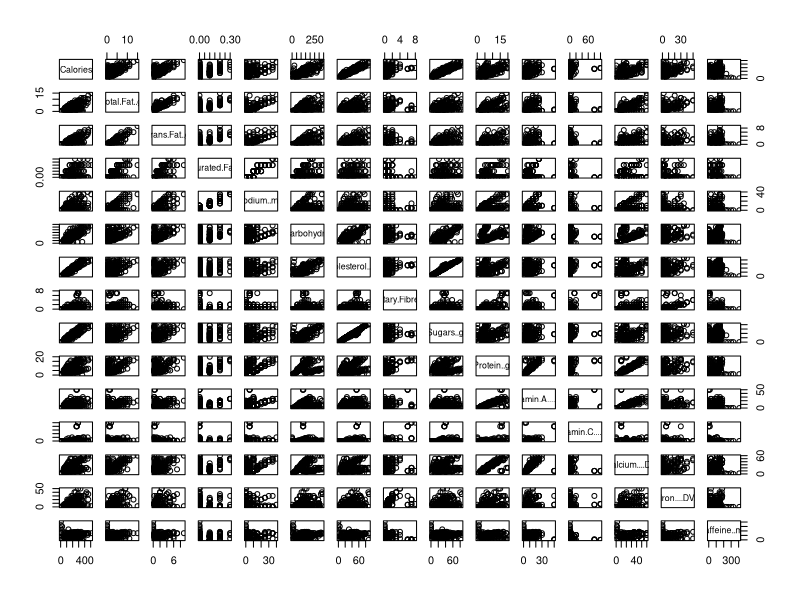
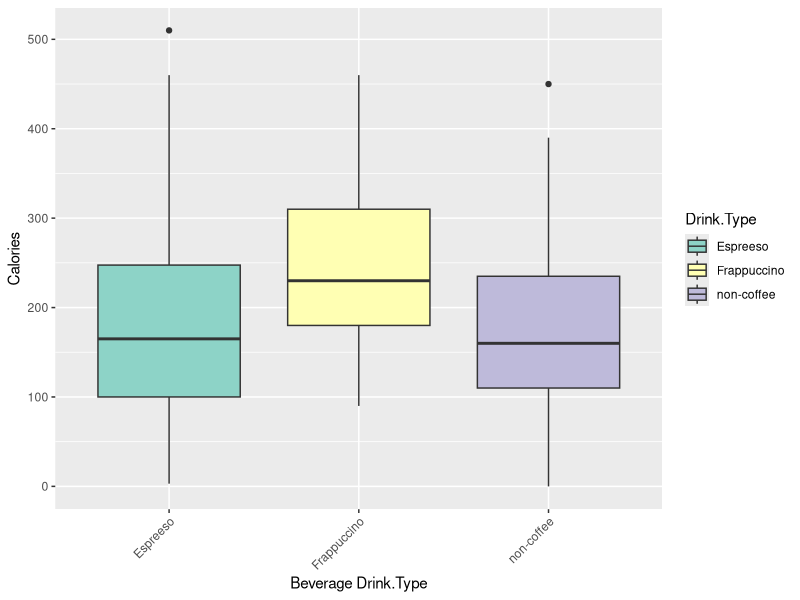
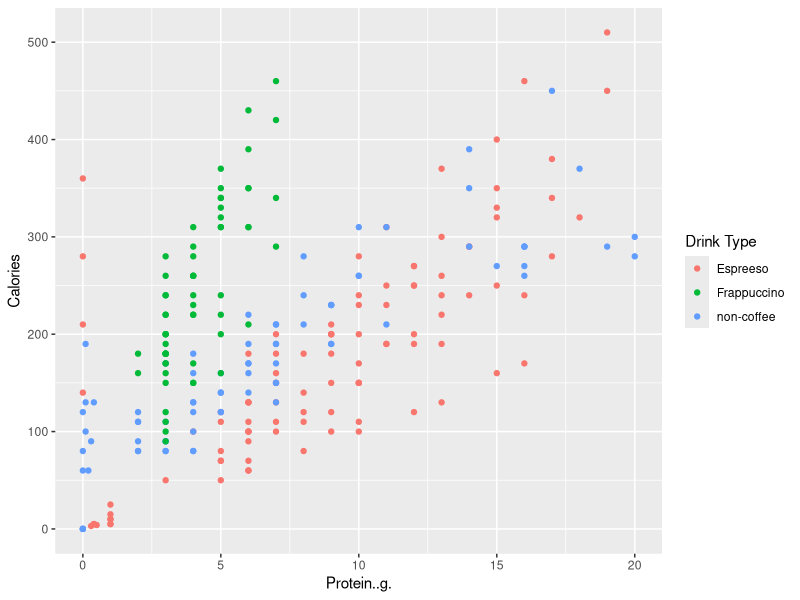
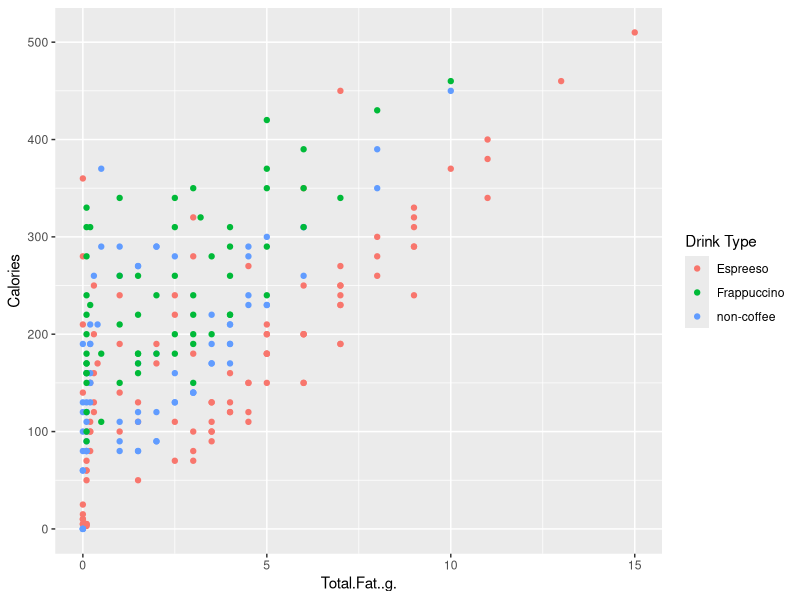
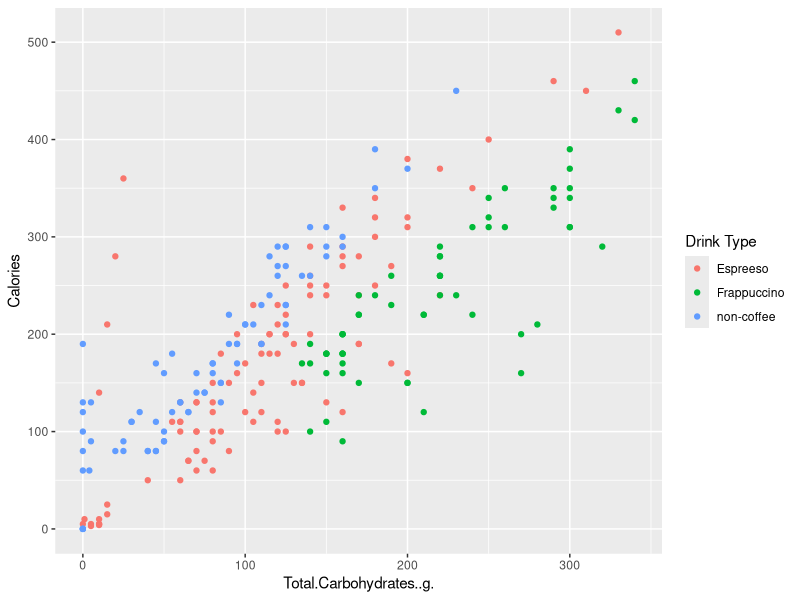
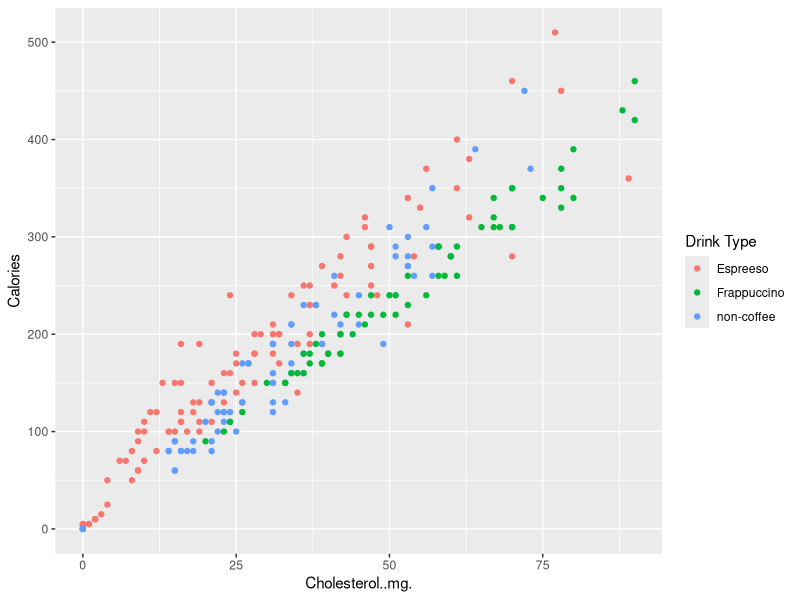
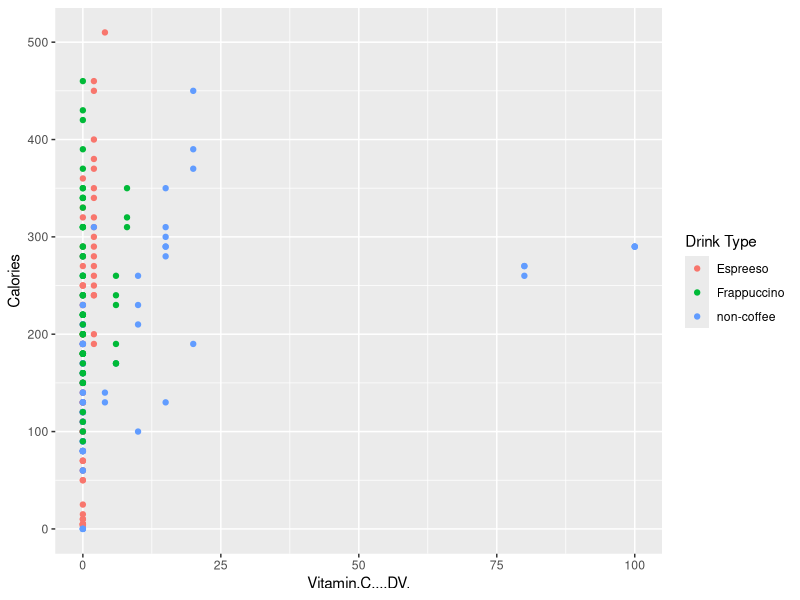
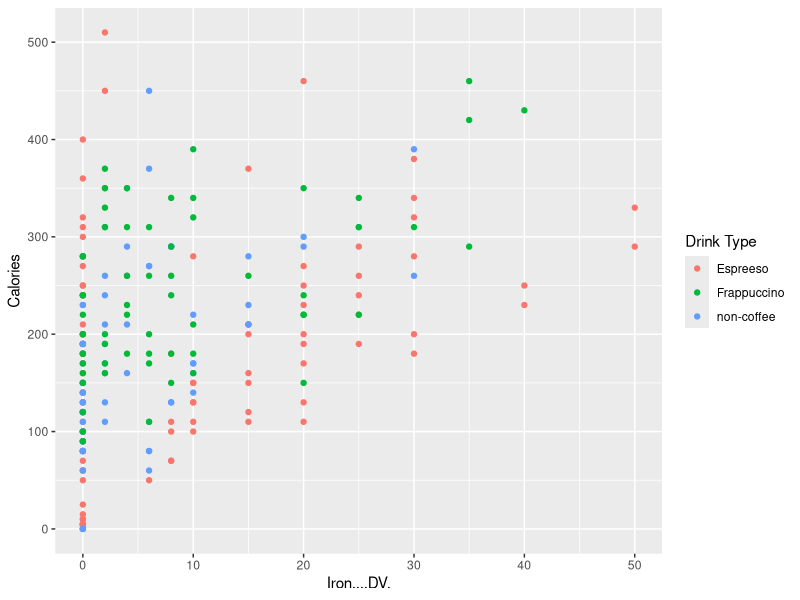

Recreate these plots in R, in order. (Note: this script raises an error after producing the figures.)
## ---- chunk 1
star = read.csv('..//data//starbucks_drinkMenu_expanded.csv')
head(star)
## ---- chunk 2
str(star)
## ---- chunk 3
# Replace all NA values with 0 in the entire dataframe
star[is.na(star)] <- 0
star$Total.Fat..g.[238] = 3.2
star$Total.Fat..g. = as.numeric(star$Total.Fat..g.)
star$Vitamin.A....DV. = as.numeric(sub("%", "", star$Vitamin.A....DV.))
star$Vitamin.C....DV. = as.numeric(sub("%", "", star$Vitamin.C....DV.))
star$Calcium....DV. = as.numeric(sub("%", "", star$Calcium....DV.))
star$Iron....DV. = as.numeric(sub("%", "", star$Iron....DV.))
star$Caffeine..mg. = as.numeric(sub("%", "", star$Caffeine..mg.))
star[is.na(star)] <- 0
## ---- chunk 4
numeric_vars <- sapply(star, is.numeric)
pairs(star[, numeric_vars])

## ---- chunk 5
Frappuccino = c('Frappuccino® Blended Coffee','Frappuccino® Blended Crème','Frappuccino® Light Blended Coffee')
Espreeso = c('Classic Espresso Drinks','Coffee','Signature Espresso Drinks')
# others: Shaken Iced Beverages, Tazo® Tea Drinks, Smoothies 
star$Drink.Type = ifelse(star$Beverage_category %in% Frappuccino,'Frappuccino',ifelse(star$Beverage_category %in% Espreeso,'Espreeso','non-coffee'))
## ---- chunk 6
library(ggplot2)

# Create the boxplot using ggplot
p <- ggplot(data = star, aes(x = Drink.Type, y = Calories,fill = Drink.Type)) +
  geom_boxplot() +
  theme(axis.text.x = element_text(angle = 45, hjust = 1)) +
  xlab("Beverage Drink.Type") +
  ylab("Calories") +
  scale_fill_brewer(palette = "Set3") # Adds a color palette for the fill colors

p
## ---- chunk 7
library(MASS)
MASS::stepAIC(lm(Calories~Total.Fat..g. + 
     Sodium..mg. + Total.Carbohydrates..g. + 
    Cholesterol..mg.  + Protein..g. + 
    Vitamin.A....DV. + Vitamin.C....DV. + Calcium....DV. + Iron....DV. + 
    Caffeine..mg. + Drink.Type,data=star),direction="both")
## ---- chunk 8
fit1 = lm(formula = Calories ~ Total.Fat..g. + Sodium..mg. + Total.Carbohydrates..g. + 
    Cholesterol..mg. + Protein..g. + Vitamin.C....DV. + Calcium....DV. + 
    Iron....DV. + Drink.Type, data = star)

summary(fit1)

library(car)
car::vif(fit1)
## ---- chunk 9
cor(star$Total.Carbohydrates..g.,star$Calcium....DV.)

cor(star$Total.Carbohydrates..g.,star$Protein..g.)
## ---- chunk 10
fit2 = lm(formula = Calories ~ Total.Fat..g. + Sodium..mg. + Total.Carbohydrates..g. + 
    Cholesterol..mg. + Vitamin.C....DV.  + 
    Iron....DV. + Drink.Type, data = star)

summary(fit2)

library(car)
car::vif(fit2)
## ---- chunk 11
library(lmtest)
lmtest::lrtest(fit2,fit1)
## ---- chunk 12
Anova(fit2)
## ---- chunk 13
fit3 = lm(formula = Calories ~ Total.Fat..g.  + Total.Carbohydrates..g. + 
    Cholesterol..mg. + Vitamin.C....DV.  + 
    Iron....DV. + Drink.Type, data = star)

summary(fit3)
## ---- chunk 14
Anova(fit3)
## ---- chunk 15
var_names = c('Protein..g.', 'Total.Fat..g.'  , 'Total.Carbohydrates..g.' , 'Cholesterol..mg.', 'Vitamin.C....DV.'  , 'Iron....DV.')
for (variable_name in var_names) {
  p = ggplot(star, aes(x = star[[variable_name]], y = Calories, color = Drink.Type)) +
    geom_point(aes(color = Drink.Type)) +  # Color points by Drink.Type
    # geom_smooth(method = "lm", se = FALSE) + 
    labs(x = variable_name, y = "Calories", color = "Drink Type")
  print(p)

}

## ---- chunk 16
fit4 = lm(formula = Calories ~ Total.Fat..g.  + Total.Carbohydrates..g. + 
    Cholesterol..mg. + Vitamin.C....DV.  + 
    Iron....DV. + Drink.Type +Drink.Type:Total.Carbohydrates..g., data = star)

summary(fit4)
## ---- chunk 17
lrtest(fit3,fit4)
## ---- chunk 18
s = summary(fit4)$sigma

plot(fit4$fitted.values, fit4$residuals)
abline(h = 0, col = "red")
abline(h = c(-2, 2)*s, col = "red")
outliers <-  identify(fit4$fitted.values, fit4$residuals)
star2 <- star[-outliers, ]
## ---- chunk 19
fit4.no.outliers <-  lm(formula = Calories ~ Total.Fat..g.  + Total.Carbohydrates..g. + 
    Cholesterol..mg. + Vitamin.C....DV.  + 
    Iron....DV. + Drink.Type +Drink.Type:Total.Carbohydrates..g., data = star2)
summary(fit4.no.outliers)

s2 <- summary(fit4.no.outliers)$sigma

plot(fit4.no.outliers$fitted.values, fit4.no.outliers$residuals)
abline(h = 0, col = "red")
abline(h = c(-2, 2)*s2, col = "red")
